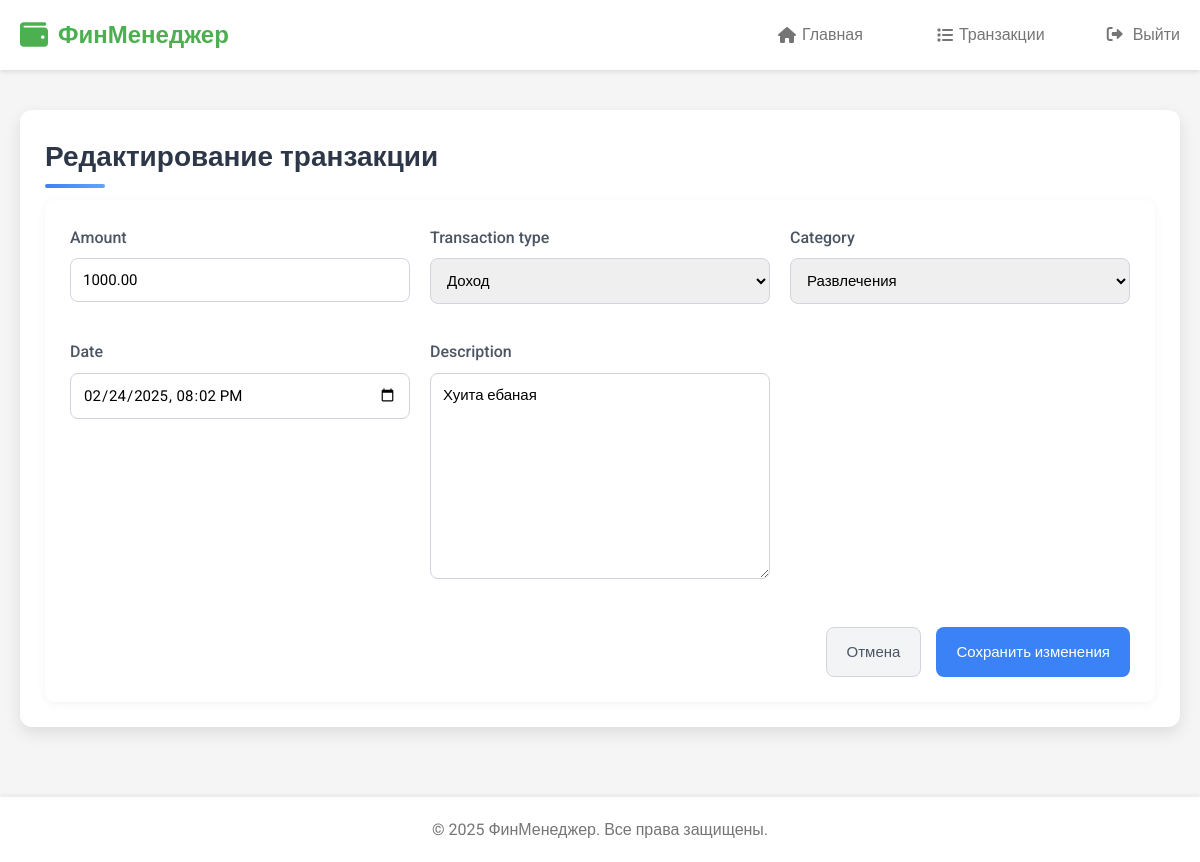
/transactions/14/edit/ (signed in), run on the app's committed database.
### finance/models.py (models this page shows, shortened)
class Transaction(models.Model):
	TRANSACTION_TYPE = (
		('income', 'Доход'),
		('expense', 'Расход'),
	)
	CATEGORY_CHOICES = (
		('cars', 'Автомобиль'),
		('food', 'Продукты'),
		('rent', 'Аренда'),
		('salary', 'Зарплата'),
		('entertainment', 'Развлечения'),
)
	user = models.ForeignKey('CustomUser', on_delete=models.CASCADE)
	amount = models.DecimalField(max_digits=10, decimal_places=2)
	transaction_type = models.CharField(max_length=9, choices=TRANSACTION_TYPE)
	category = models.CharField(max_length=20, choices=CATEGORY_CHOICES)
	date = models.DateTimeField(null=True, blank=True)
	description = models.TextField(blank=True)

### finance/views.py (the view)
# urls.py: path('transactions/<int:transaction_id>/edit/', views.edit_transaction, name='edit_transaction'),
@login_required
def edit_transaction(request, transaction_id):
    transaction = get_object_or_404(Transaction, id=transaction_id, user=request.user)
    if request.method == 'POST':
        form = TransactionForm(request.POST, instance=transaction)
        if form.is_valid():
            form.save()
            messages.success(request, 'Транзакция успешно обновлена')
            return redirect('all_transactions')
    else:
        form = TransactionForm(instance=transaction)
    return render(request, 'finance/edit_transaction.html', {
        'form': form,
        'transaction': transaction
    })

### finance/forms.py
class TransactionForm(forms.ModelForm):
		date = forms.DateTimeField(
			widget=forms.DateTimeInput(attrs={'type': 'datetime-local'}),
			required=False
		)
		amount = forms.DecimalField(
			widget=forms.NumberInput(attrs={'step': '0.01'})
		)
		class Meta:
				model = Transaction
				fields = ['amount', 'transaction_type', 'category', 'date', 'description']

### finance/templates/finance/edit_transaction.html (shortened to what this page needs)
{% extends "finance/base.html" %}
{% block content %}
<div class="transactions-container">
    <h1 class="page-title">Редактирование транзакции</h1>
    <form method="POST" class="form-container">
        <div class="form-grid">
            {% for field in form %}
            <div class="form-group">
                <label for="{{ field.id_for_label }}">{{ field.label }}</label>
                {{ field }}
            </div>
            {% endfor %}
        </div>
        <div class="form-actions">
            <a href="{% url 'all_transactions' %}" class="btn-secondary">Отмена</a>
            <button type="submit" class="btn-primary">Сохранить изменения</button>
        </div>
    </form>
</div>
{% endblock %}

### finance/static/finance/css/style.css (style rules this page uses)
* { margin: 0; padding: 0; box-sizing: border-box; }
:root { --primary-color: #3498db; --primary-dark: #2980b9; --success-color: #2ecc71; --warning-color: #f39c12; --danger-color: #e74c3c; --text-color: #2c3e50; --text-light: #7f8c8d; --background-color: #f9f9f9; --card-color: #ffffff; --border-color: #ecf0f1; --header-height: 70px; --footer-height: 60px; --shadow: 0 4px 6px rgba(0, 0, 0, 0.1); --border-radius: 8px; --transition: all 0.3s ease; }
body { font-family: 'Roboto', sans-serif; background-color: var(--background-color); color: var(--text-color); line-height: 1.6; min-height: 100vh; }
.btn-primary { background-color: var(--primary-color); color: white !important; }
input, select, textarea, button { font-family: 'Roboto', sans-serif; }
button { cursor: pointer; }
:root { --primary-color: #4CAF50; --primary-dark: #388E3C; --primary-light: #C8E6C9; --accent-color: #FFC107; --text-primary: #212121; --text-secondary: #757575; --bg-color: #f5f5f5; --card-color: #ffffff; --error-color: #D32F2F; --success-color: #388E3C; --border-radius: 8px; --box-shadow: 0 4px 6px rgba(0, 0, 0, 0.1); --transition: all 0.3s ease; }
body { font-family: 'Roboto', sans-serif; line-height: 1.6; color: var(--text-primary); background-color: var(--bg-color); min-height: 100vh; }
a { color: var(--primary-color); text-decoration: none; transition: var(--transition); }
.btn-primary, .btn-submit { display: inline-block; padding: 10px 20px; background-color: var(--primary-color); color: white; border: none; border-radius: var(--border-radius); cursor: pointer; font-weight: 500; transition: var(--transition); text-align: center; }
.form-group { margin-bottom: 20px; }
.form-group label { display: block; margin-bottom: 8px; font-weight: 500; }
.form-group input { width: 100%; padding: 12px; border: 1px solid #ddd; border-radius: var(--border-radius); font-size: 16px; transition: var(--transition); }
.transactions-container { background-color: #fff; border-radius: 12px; box-shadow: 0 6px 16px rgba(0, 0, 0, 0.1); padding: 25px; margin-bottom: 30px; }
.page-title { color: #2d3748; font-size: 28px; font-weight: 700; margin-bottom: 20px; position: relative; display: inline-block; }
.page-title:after { content: ''; position: absolute; bottom: -8px; left: 0; width: 60px; height: 4px; background: linear-gradient(90deg, #3b82f6, #60a5fa); border-radius: 2px; }
.form-container { background-color: #fff; border-radius: 10px; padding: 25px; box-shadow: 0 2px 10px rgba(0, 0, 0, 0.05); }
.form-grid { display: grid; grid-template-columns: repeat(auto-fit, minmax(300px, 1fr)); gap: 20px; margin-bottom: 25px; }
.form-group { margin-bottom: 15px; }
.form-group label { display: block; margin-bottom: 8px; font-weight: 500; color: #4b5563; }
.form-group input, .form-group select, .form-group textarea { width: 100%; padding: 12px; border: 1px solid #d1d5db; border-radius: 8px; font-size: 15px; transition: all 0.3s; }
.form-actions { display: flex; justify-content: flex-end; gap: 15px; margin-top: 20px; }
.btn-primary, .btn-secondary { padding: 12px 20px; border-radius: 8px; font-weight: 500; font-size: 15px; cursor: pointer; transition: all 0.3s; text-decoration: none; display: inline-flex; align-items: center; justify-content: center; }
.btn-primary { background-color: #3b82f6; color: white; border: none; }
.btn-secondary { background-color: #f3f4f6; color: #4b5563; border: 1px solid #d1d5db; }

### data on the page
Transaction: form "1000.00" "Доход" "Развлечения" "02/24/2025 20:02" "Хуита ебаная"

### other printed values
{{ field.label }} "Amount" "Transaction type" "Category" "Date" "Description"
